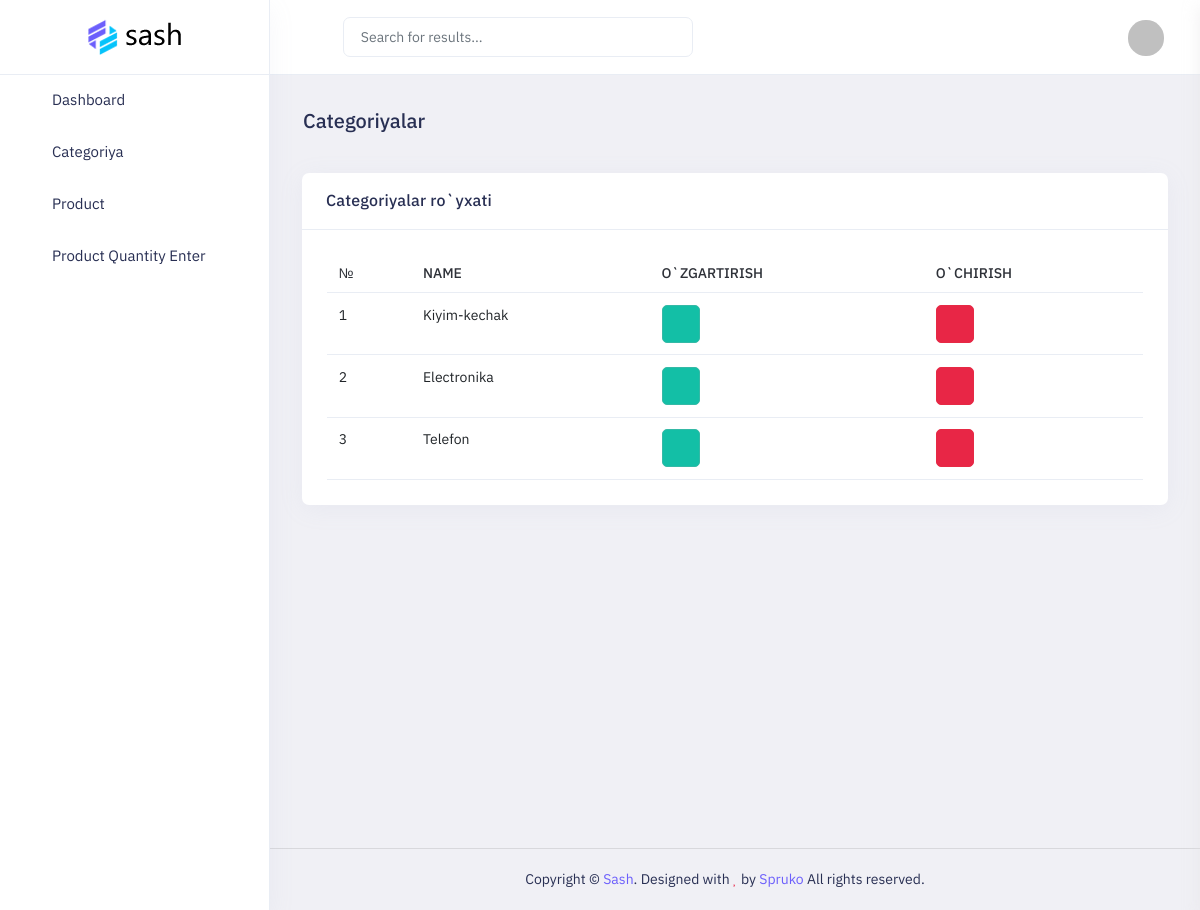
The app's page /dashboard/dashboard/category/list/ with its own data.
### main/models.py (models this page shows, shortened)
class Category(models.Model):
    name = models.CharField(max_length=255, unique=True)

### dashboard/views.py (the view)
# urls.py: path('dashboard/category/list/', views.category_list, name='category'),
def category_list(request):
    categorys = models.Category.objects.all()
    return render(request, 'dashboard/category/list.html', {'categorys':categorys})

### dashboard/templates/dashboard/category/list.html (shortened to what this page needs)
{% load static %}
<!doctype html>
<html lang="en" dir="ltr">
<head>
    <link id="style" href="{% static 'dashboard/plugins/bootstrap/css/bootstrap.min.css' %}" rel="stylesheet">
     <link href="{% static 'dashboard/css/style.css' %}" rel="stylesheet">
    <link href="{% static 'dashboard/css/plugins.css' %}" rel="stylesheet">
    <link href="{% static 'dashboard/css/icons.css' %}" rel="stylesheet">
    <link href="{% static 'dashboard/switcher/css/switcher.css' %}" rel="stylesheet">
    <link href="{% static 'dashboard/switcher/demo.css' %}" rel="stylesheet">
</head>
<body class="app sidebar-mini ltr light-mode">
    <div class="page">
        <div class="page-main">
            <div class="app-header header sticky">
                <div class="container-fluid main-container">
                    <div class="d-flex">
                        <a aria-label="Hide Sidebar" class="app-sidebar__toggle" data-bs-toggle="sidebar" href="javascript:void(0)"></a>
                        <div class="main-header-center ms-3 d-none d-lg-block">
                            <input type="text" class="form-control" id="typehead" placeholder="Search for results...">
                            <button class="btn px-0 pt-2"><i class="fe fe-search" aria-hidden="true"></i></button>
                        </div>
                        <div class="d-flex order-lg-2 ms-auto header-right-icons">
                            <div class="navbar navbar-collapse responsive-navbar p-0">
                                <div class="collapse navbar-collapse" id="navbarSupportedContent-4">
                                    <div class="d-flex order-lg-2">
                                        <div class="d-flex">
                                            <a class="nav-link icon theme-layout nav-link-bg layout-setting">
                                                <span class="dark-layout"><i class="fe fe-moon"></i></span>
                                            </a>
                                        </div>
                                        <div class="dropdown d-flex">
                                            <a class="nav-link icon full-screen-link nav-link-bg">
                                                <i class="fe fe-minimize fullscreen-button"></i>
                                            </a>
                                        </div>
                                        <div class="dropdown d-flex profile-1">
                                            <a href="javascript:void(0)" data-bs-toggle="dropdown" class="nav-link leading-none d-flex">
                                                <img src="{% static 'dashboard/images/users/21.jpg' %}" alt="profile-user"
                                                    class="avatar  profile-user brround cover-image">
                                            </a>
                                        </div>
                                    </div>
                                </div>
                            </div>
                        </div>
                    </div>
                </div>
            </div>
            <div class="sticky">
                <div class="app-sidebar">
                    <div class="side-header">
                        <a class="header-brand1" href="index.html">
                            <img src="{% static 'dashboard/images/brand/logo-dark.png' %}" class="header-brand-img light-logo1"
                                alt="logo">
                        </a>
                    </div>
                    <div class="main-sidemenu">
                        <ul class="side-menu">
                            <li class="slide">
                                <a class="side-menu__item has-link" data-bs-toggle="slide" href="{% url 'dashboard:dashboard' %}"><i
                                        class="side-menu__icon fe fe-home"></i><span
                                        class="side-menu__label">Dashboard</span></a>
                            </li>
                            <li class="slide">
                                <a class="side-menu__item" data-bs-toggle="slide" href="javascript:void(0)"><i
                                        class="side-menu__icon fe fe-layers"></i><span
                                        class="side-menu__label">Categoriya</span><i
                                        class="angle fe fe-chevron-right"></i>
                                </a>
                            </li>
                            <li class="slide">
                                <a class="side-menu__item" data-bs-toggle="slide" href="javascript:void(0)"><i
                                        class="side-menu__icon fe fe-layers"></i><span
                                        class="side-menu__label">Product</span><i
                                        class="angle fe fe-chevron-right"></i>
                                </a>
                            </li>
                            <li class="slide">
                                <a class="side-menu__item" data-bs-toggle="slide" href="javascript:void(0)"><i
                                        class="side-menu__icon fe fe-layers"></i><span
                                        class="side-menu__label">Product Quantity Enter</span><i
                                        class="angle fe fe-chevron-right"></i>
                                </a>
                            </li>
                        </ul>
                    </div>
                </div>
            </div>
            <div class="main-content app-content mt-0">
                <div class="side-app">
                    <div class="main-container container-fluid">
                        <div class="page-header">
                            <h1 class="page-title">Categoriyalar</h1>
                        </div>
                        <div class="row">
                            <div class="col-3"></div>
                            <div class="col-xl-6">
                                <div class="card">
                                    <div class="card-header">
                                        <h3 class="card-title">Categoriyalar ro`yxati</h3>
                                    </div>
                                    <div class="card-body">
                                        <div class="table-responsive">
                                            <table class="table text-nowrap text-md-nowrap mb-0">
                                                <thead>
                                                    <tr>
                                                        <th>№</th>
                                                        <th>Name</th>
                                                        <th>O`zgartirish</th>
                                                        <th>O`chirish</th>
                                                    </tr>
                                                </thead>
                                                <tbody>
                                                    {% for category in categorys %}
                                                    <tr>
                                                        <td>{{forloop.counter}}</td>
                                                        <td>{{category.name}}</td>
                                                        <td><a href="{% url 'dashboard:category_update' category.id %}" class="btn btn-icon  btn-success" style="color: white;"><i class="fa fa-arrow-right"></i></a></td>
                                                        <td><a href="{% url 'dashboard:category_delete' category.id %}" class="btn btn-icon  btn-danger"><i class="fe fe-trash"></i></a></td>
                                                    </tr>
                                                    {% endfor %}
                                                </tbody>
                                            </table>
                                        </div>
                                    </div>
                                </div>
                            </div>
                        </div>
                    </div>
                </div>
            </div>
        </div>
        <footer class="footer">
            <div class="container">
                <div class="row align-items-center flex-row-reverse">
                    <div class="col-md-12 col-sm-12 text-center">
                        Copyright ©  <a href="javascript:void(0)">Sash</a>. Designed with <span
                            class="fa fa-heart text-danger"></span> by <a href="javascript:void(0)"> Spruko </a> All rights reserved.
                    </div>
                </div>
            </div>
        </footer>
</body>
</html>

### records on screen
Category: name "Kiyim-kechak"
Category: name "Electronika"
Category: name "Telefon"
